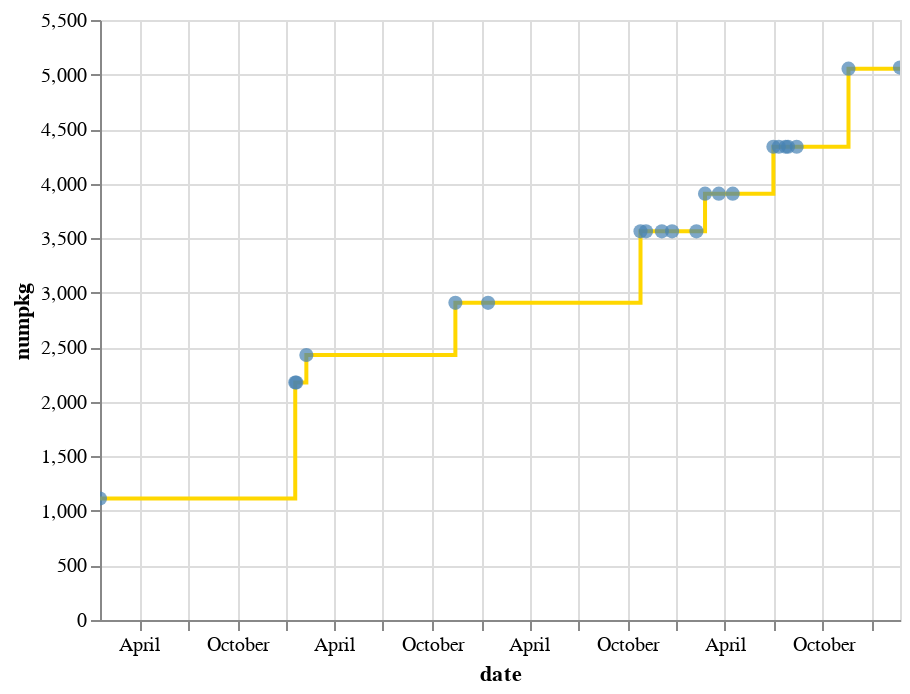

The code cell stored with this chart in its notebook:
### Code cell
import altair as alt

chart = pandas.DataFrame({
    'date': df.published_at,
    'numpkg': df.numpkg,
    'release': df.name
})

line = alt.Chart(chart).mark_line(interpolate='step-after', color='gold').encode(
    x='date',
    y='numpkg'
)
points = alt.Chart(chart).mark_circle(
    size=50,
    color='steelblue'
).encode(
    x='date',
    y='numpkg',
    tooltip=['release', 'date', 'numpkg']
).interactive()

(line+points).interactive()

# # Create a selection that chooses the nearest point & selects based on x-value
# nearest = alt.selection(type='single', nearest=True, on='mouseover',
#                         fields=['x'], empty='none')
# selectors = alt.Chart(source).mark_point().encode(
#     x='date:Q',
#     opacity=alt.value(0),
# ).add_selection(
#     nearest
# )
# # Draw a rule at the location of the selection
# rules = alt.Chart(chart).mark_rule(color='gray').encode(
#     x='date:Q',
# ).transform_filter(
#     nearest
# )

# alt.layer(
#     line, selectors, points, rules
# ).properties(
#     width=600, height=300
# )

### Figure 1 — Vega-Lite specification as saved in the notebook (floating-point values rounded to 4 significant figures)
{"config": {"view": {"continuousWidth": 400, "continuousHeight": 300}}, "layer": [{"mark": {"type": "line", "color": "gold", "interpolate": "step-after"}, "encoding": {"x": {"type": "temporal", "field": "date"}, "y": {"type": "quantitative", "field": "numpkg"}}, "selection": {"selector002": {"type": "interval", "bind": "scales", "encodings": ["x", "y"]}}}, {"mark": {"type": "circle", "color": "steelblue", "size": 50}, "encoding": {"tooltip": [{"type": "nominal", "field": "release"}, {"type": "temporal", "field": "date"}, {"type": "quantitative", "field": "numpkg"}], "x": {"type": "temporal", "field": "date"}, "y": {"type": "quantitative", "field": "numpkg"}}, "selection": {"selector001": {"type": "interval", "bind": "scales", "encodings": ["x", "y"]}}}], "data": {"name": "data-21c9a8ce388ca3104eccd7eeaf277f73"}, "$schema": "https://vega.github.io/schema/vega-lite/v4.8.1.json", "datasets": {"data-21c9a8ce388ca3104eccd7eeaf277f73": [{"date": "2021-02-23T00:07:01+00:00", "numpkg": 5064, "release": "v0.16.1"}, {"date": "2020-11-18T14:07:34+00:00", "numpkg": 5054, "release": "v0.16.0"}, {"date": "2020-08-13T14:18:47+00:00", "numpkg": 4338, "release": "v0.15.4"}, {"date": "2020-07-28T09:14:14+00:00", "numpkg": 4338, "release": "v0.15.3"}, {"date": "2020-07-23T23:47:20+00:00", "numpkg": 4338, "release": "v0.15.2"}, {"date": "2020-07-11T01:25:45+00:00", "numpkg": 4338, "release": "v0.15.1"}, {"date": "2020-07-01T00:01:21+00:00", "numpkg": 4338, "release": "v0.15.0"}, {"date": "2020-04-15T22:15:00+00:00", "numpkg": 3908, "release": "v0.14.2"}, {"date": "2020-03-20T20:14:18+00:00", "numpkg": 3908, "release": "v0.14.1"}, {"date": "2020-02-24T01:30:48+00:00", "numpkg": 3908, "release": "v0.14.0"}, {"date": "2020-02-07T22:59:53+00:00", "numpkg": 3563, "release": "v0.13.4"}, {"date": "2019-12-24T08:57:35+00:00", "numpkg": 3563, "release": "v0.13.3"}, {"date": "2019-12-05T05:08:17+00:00", "numpkg": 3563, "release": "v0.13.2"}, {"date": "2019-11-05T13:06:53+00:00", "numpkg": 3563, "release": "v0.13.1"}, {"date": "2019-10-26T06:20:58+00:00", "numpkg": 3563, "release": "v0.13.0"}, {"date": "2019-01-13T22:32:55+00:00", "numpkg": 2907, "release": "v0.12.1"}, {"date": "2018-11-13T17:06:52+00:00", "numpkg": 2907, "release": "v0.12.0"}, {"date": "2018-02-07T17:57:21+00:00", "numpkg": 2429, "release": "v0.11.2"}, {"date": "2018-01-19T22:13:43+00:00", "numpkg": 2177, "release": "v0.11.1"}, {"date": "2018-01-17T22:53:43+00:00", "numpkg": 2177, "release": "v0.11.0"}, {"date": "2017-01-17T11:30:12+00:00", "numpkg": 1114, "release": "v0.10.0"}]}}
